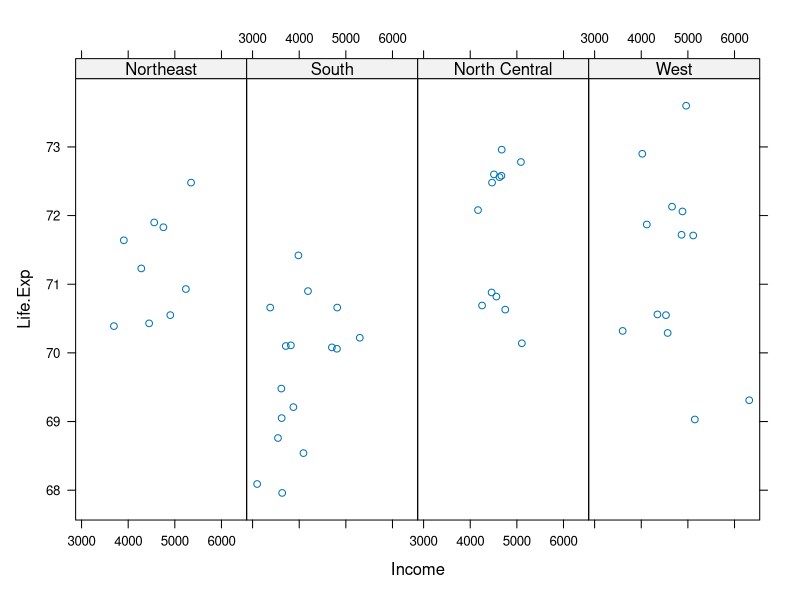

This chart was generated by the following R code:
if (!require("lattice")) { install.packages("lattice") }
library(lattice)

state <- data.frame(state.x77,region=state.region)
xyplot(Life.Exp ~ Income|region,data=state,layout=c(4,1))
